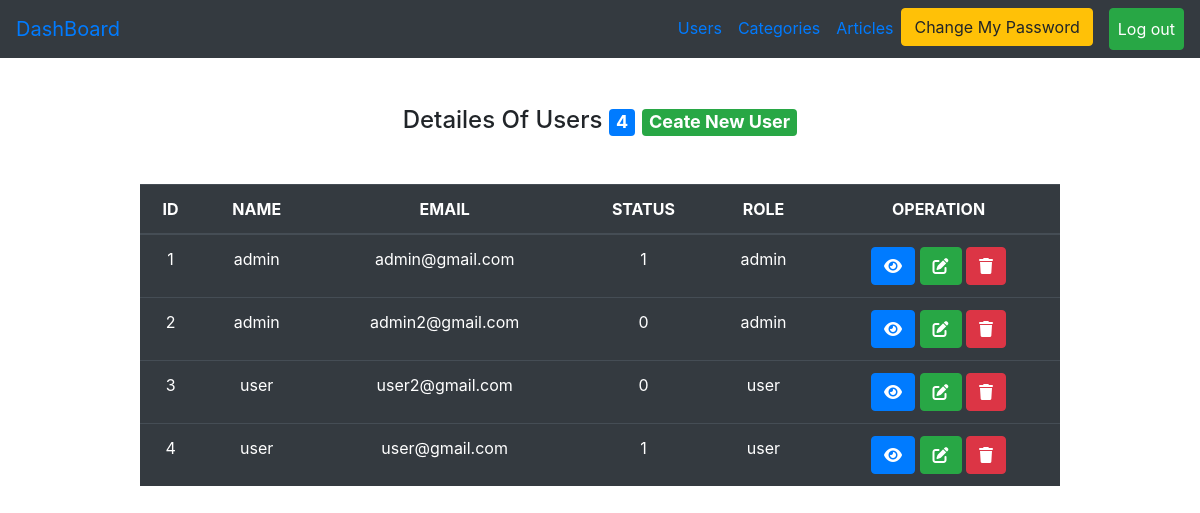
Before: /Admin/users.php (signed in) with the older database file.
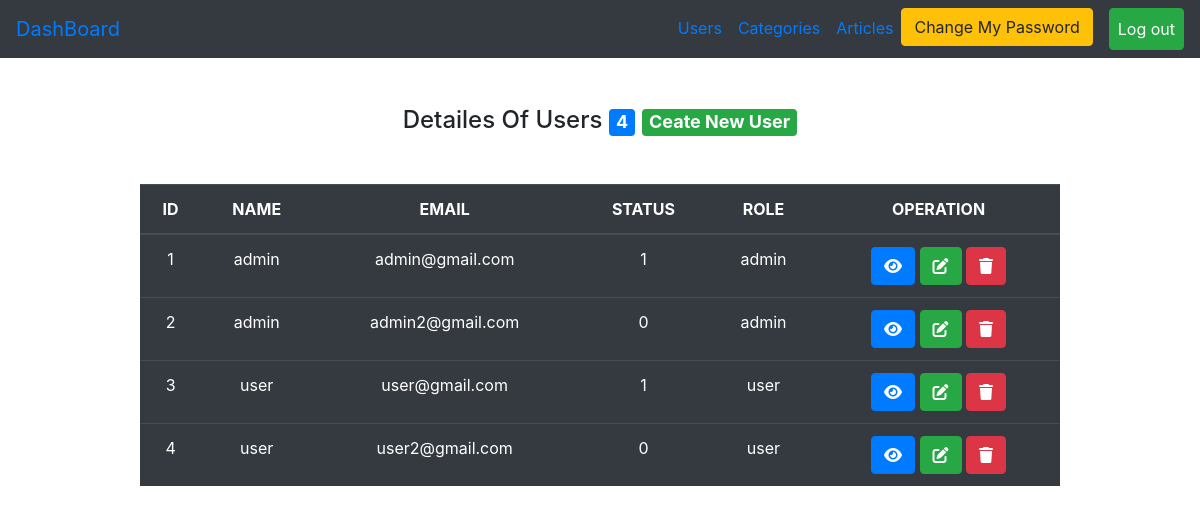
After: the same page with the newer database file.
### tables this page shows
CREATE TABLE `users` (
  `user_id` int(11) NOT NULL,
  `username` varchar(255) NOT NULL,
  `email` varchar(255) NOT NULL,
  `password` varchar(255) NOT NULL,
  `status` enum('0','1') NOT NULL,
  `role` enum('user','admin') NOT NULL,
  `created_at` timestamp NULL DEFAULT NULL,
  `updated_at` timestamp NULL DEFAULT NULL
);

### Admin/users.php (the view, shortened to what the changed rows need)
<?php
include("initials.php");
if (isset($_SESSION['login'])) {
    $page = "All";
    if ($page == "All") {
        $statment1 = $connect->prepare("SELECT * FROM users");
        $statment1->execute();
        $result = $statment1->fetchall();
?>
        <div class="container ">
            <div class="row">
                <div class="col-md-10 m-auto pt-5">
                    <table class="table table-dark mt-5 pt-5 text-center">
                        <thead>
                            <tr>
                                <th scope="col">ID</th>
                                <th scope="col">NAME</th>
                                <th scope="col">EMAIL</th>
                                <th scope="col">STATUS</th>
                                <th scope="col">ROLE</th>
                                <th scope="col">OPERATION</th>
                            </tr>
                        </thead>
                        <tbody>
                            <?php
                            foreach ($result as $item) {
                            ?>
                                <tr>
                                    <td><?php echo $item['user_id'] ?></td>
                                    <td><?php echo $item['username'] ?></td>
                                    <td><?php echo $item['email'] ?></td>
                                    <td><?php echo $item['status'] ?></td>
                                    <td><?php echo $item['role'] ?></td>
                                    <td><a href="?page=show&user_id=<?php echo $item['user_id'] ?>" class="btn btn-primary"><i class="fa-solid fa-eye"></i></a>
                                        <a href="?page=edit&user_id=<?php echo $item['user_id'] ?>" class="btn btn-success"><i class="fa-solid fa-pen-to-square"></i></a>
                                        <a href="?page=delete&user_id=<?php echo $item['user_id'] ?>" class="btn btn-danger"><i class="fa-solid fa-trash"></i></a>
                                    </td>
                                </tr>
                            <?php
                            }
                            ?>
                        </tbody>
                    </table>
                </div>
            </div>
        </div>
    <?php
    } else if ($page == "show") {
        if (isset($_GET['user_id'])) {
            $user_id = $_GET['user_id'];
        }
        $statment1 = $connect->prepare("SELECT * FROM users WHERE	user_id =?");
        $statment1->execute(array($user_id));
        $item = $statment1->fetch();
    ?>
        <div class="container ">
            <div class="row">
                <div class="col-md-10 m-auto pt-5">
                    <table class="table table-dark mt-5 pt-5 text-center">
                        <thead>
                            <tr>
                                <th scope="col">ID</th>
                                <th scope="col">NAME</th>
                                <th scope="col">EMAIL</th>
                                <th scope="col">STATUS</th>
                                <th scope="col">ROLE</th>
                                <th scope="col">CREATED_AT</th>
                                <th scope="col">UPDATED_AT</th>
                                <th scope="col">OPERATION</th>
                            </tr>
                        </thead>
                        <tbody>
                            <tr>
                                <td><?php echo $item['user_id'] ?></td>
                                <td><?php echo $item['username'] ?></td>
                                <td><?php echo $item['email'] ?></td>
                                <td><?php echo $item['status'] ?></td>
                                <td><?php echo $item['role'] ?></td>
                                <td><?php echo $item['created_at'] ?></td>
                                <td><?php echo $item['updated_at'] ?></td>
                                <td><a href="users.php" class="btn btn-primary"><i class="fa-solid fa-arrow-right"></i></a></td>
                            </tr>
                        </tbody>
                    </table>
                </div>
            </div>
        </div>
    <?php
    } else if ($page == "delete") {
        if (isset($_GET['user_id'])) {
            $user_id = $_GET['user_id'];
        }
        $statment = $connect->prepare("DELETE FROM users WHERE user_id =?");
        $statment->execute(array($user_id));
        $_SESSION['message'] = "Deleted Sucessfully";
        header("Location:users.php");
    } else if ($page == "create") {
    ?>
        <div class="container">
            <div class="row">
                <div class="col-md-10 mt-5">
                    <h4 class="text-center">CREATE USER PAGE</h4>
                    <form action="?page=savenew" method="post">
                        <label>USERNAME</label>
                        <input type="text" name="name" class="form-control mb-3">
                        <label>EMAIL</label>
                        <input type="email" name="email" class="form-control mb-3">
                        <label>PASSWORD</label>
                        <input type="password" name="pass" class="form-control mb-3">
                        <label>STATUS</label>
                        <select name="status" class="form-control mb-3">
                            <option value="1">active</option>
                            <option value="0">block</option>
                        </select>
                        <label>ROLE</label>
                        <select name="role" class="form-control mb-3">
                            <option value="admin">admin</option>
                            <option value="user">user</option>
                        </select>
                        <input type="submit" value="Create New User" class="form-control mt-3 btn btn-success ">
                    </form>
                </div>
            </div>
        </div>
    <?php
    } else if ($page == "savenew") {
        if ($_SERVER['REQUEST_METHOD'] == "POST") {
            $name = $_POST['name'];
            $email = $_POST['email'];
            $pass = $_POST['pass'];
            $status = $_POST['status'];
            $role = $_POST['role'];
            $statment = $connect->prepare("select * from users where email=?");
            $statment->execute(array($email));
            $count = $statment->rowcount();
            $item = $statment->fetch();
            if ($count > 0) {
                echo "<h4 class='text-center alert alert-danger'>This Account Already Registed</h4>";
                header("Refresh:3;url=users.php?page=create");
            } else {
                try {
                    $statment = $connect->prepare("insert into users
                    (username,email,`password`,`status`,`role`,created_at)
                    values(?,?,?,?,?,now())");
                    $statment->execute(array( $name, $email, $pass, $status, $role));
                    $_SESSION['message'] = "CREATED SUCESSFULLY";
                    header("Location:users.php");
                } catch (PDOException $e) {
                    echo "<h4 class='text-center alert alert-danger'>DUPLICATED IN ID</h4>";
                    header("Refresh:3;url=users.php?page=create");
                }
            }
        }
    } else if ($page == "edit") {
        if (isset($_GET['user_id'])) {
            $user_id = $_GET['user_id'];
        }
        $statment = $connect->prepare("SELECT * FROM users WHERE user_id =?");
        $statment->execute(array($user_id));
        $item = $statment->fetch();
    ?>
        <div class="container">
            <div class="row">
                <div class="col-md-10 mt-5">
                    <h4 class="text-center">UPDATE USER PAGE</h4>
                    <form action="?page=update" method="post">
                        <input type="hidden" name="old_id" value="<?php echo $item['user_id']; ?>" class="form-control mb-3 ">
                        <label>USERNAME</label>
                        <input type="text" name="name" value="<?php echo $item['username']; ?>" class="form-control mb-3">
                        <label>EMAIL</label>
                        <input type="email" name="email" value="<?php echo $item['email']; ?>" class="form-control mb-3">
                        <label>STATUS</label>
                        <select name="status" class="form-control mb-3">
                            <?php
                            if ($item['status'] == 1) {
                                echo '<option value="1" selected>active</option>';
                                echo '<option value="0">block</option>';
                            } else {
                                echo '<option value="1" >active</option> ';
                                echo  '<option value="0" selected>block</option>';
                            }
                            ?>
                        </select>
                        <label>ROLE</label>
                        <select name="role" class="form-control mb-3">
                            <?php
                            if ($item['role'] == "admin") {
                                echo '<option value="admin" selected>admin</option> ';
                                echo  '<option value="user">user</option>';
                            } else {
                                echo '<option value="admin">admin</option> ';
                                echo  '<option value="user" selected>user</option>';
                            }
                            ?>
                        </select>
                        <input type="submit" value="Update User" class="form-control mt-3 btn btn-success ">
                    </form>
                </div>
            </div>
        </div>
    <?php
    } else if ($page == "update") {
        if ($_SERVER['REQUEST_METHOD'] == "POST") {
            $old_id = $_POST['old_id'];
            $name = $_POST['name'];
            $email = $_POST['email'];
            $status = $_POST['status'];
            $role = $_POST['role'];
            $statment = $connect->prepare("select email from users where user_id = ?");
            $statment->execute(array($old_id));
            $old_email = $statment->fetchColumn();
            if ($email != $old_email) {
                $statment = $connect->prepare("select * from users where email=?");
                $statment->execute(array($email));
                $count = $statment->rowcount();
                $item = $statment->fetch();
                if ($count > 0) {
                    echo "<h4 class='text-center alert alert-danger'>This Account Already Registed</h4>";
                    header("Refresh:3;url=users.php?page=edit&user_id=$old_id");
                    exit;
                }
            }
            try {
                $statment = $connect->prepare("UPDATE USERS SET username=?, email=?, `status`=?, `role`=?, updated_at=now() WHERE user_id=?");
                $statment->execute(array($name, $email, $status, $role, $old_id));
                $_SESSION['message'] = "UPDATED SUCESSFULLY";
                header("Location:users.php");
            } catch (PDOException $e) {
                echo "<h4 class='text-center alert alert-danger'>DUPLICATED IN ID</h4>";
                header("Refresh:3;url=users.php?page=edit&user_id=$old_id");
            }
        }
    }
    ?>
<?php
} else {
    $_SESSION['message'] = "Please Login First";
    header("Location:../login.php");
}
include("Includes/temp/footer.php");
?>

Changed rows visible on the page:
changed users id 3: email "user2@gmail.com" → "user@gmail.com"; status "0" → "1"
changed users id 4: email "user@gmail.com" → "user2@gmail.com"; status "1" → "0"
